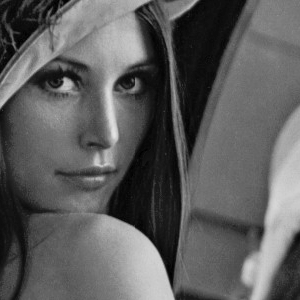
#> input picture EXERCISE4/q1.tif, 300 x 300 px
$ python EXE4_b150343cs_bastian_1a.py
#> lines starting #> are read from the running program, lines starting #| are printed output that depends on the picture
import math

import numpy as np

import matplotlib.pyplot as plt

import cv2

from pylab import *

def removal(a):
	for i in range (a.shape[0]):
    		for j in range (a.shape[0]-1,a.shape[0]-i-1,-1):
        		a[i][j]=0
	return a

def make_array(num,bits):

	arr=np.zeros((bits,),dtype=int)
	i=bits-1
	while i>=0:
		arr[i]=num%2
		num=num/2
		i=i-1
	return arr


def count_overlap(a,b,bits):
	count=0
	for i in range(bits):
		if a[i]==b[i] and a[i]==1:
			count=count+1
	return count

img=cv2.imread('q1.tif',0)
#> img is the input picture: shape (300, 300); min 0, max 228, mean 93.3
print("IMAGE")
print(img)
#> (printed output is left out)

WB=np.zeros(img.shape,dtype=float64)

n=img.shape[0]
#> n = 300
bits=int (math.log(n,2))
#> bits = 8

for x in range(n):
	x_t=np.flipud(make_array(x,bits))
	for y in range(n):
		if count_overlap(make_array(y,bits),x_t,bits)%2==0:
			WB[x][y]=1
		else:
			WB[x][y]=-1
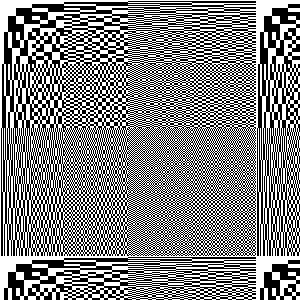
#> WB: shape (300, 300) float64; values -1 (black) and 1 (white), 50.6% white; black in thin lines or dots
print("WALSH BASIS")
print(WB)
#> (printed output is left out)

WT=np.dot(np.dot(WB,img),WB)
print("WALSH TRANSFORM")
print(WT)
#> (printed output is left out)
recons=np.dot(np.dot(WB,WT),WB)/(n*n)
print("RECONSTRUCTION")
print(recons)
#> (printed output is left out)

cv2.imwrite("1a_basis.jpg",WB*255)
cv2.imwrite("1a.jpg",WT)
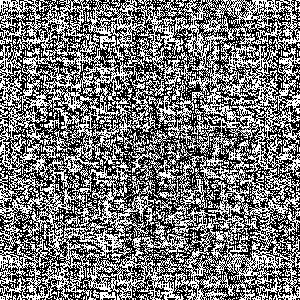
#> saved as 1a.jpg: shape (300, 300); min 0, max 255, mean 119.7
cv2.imwrite("1a_reconstruction.jpg",recons)
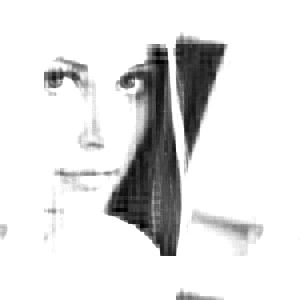
#> saved as 1a_reconstruction.jpg: shape (300, 300); min 0, max 255, mean 225.5

WB=removal(WB)
#> after the loop in removal, `for i in range (a.shape[0]):`:
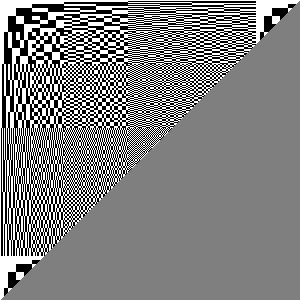
#> a: shape (300, 300) float64; min -1, max 1, mean 0.0109; drawn with min black and max white

print("WALSH BASIS CR")
print(WB)
#> (printed output is left out)

WT=np.dot(np.dot(WB,img),np.transpose(WB))
print("WALSH TRANSFORM CR")
print(WT)
#> (printed output is left out)
recons=np.dot(np.dot(np.transpose(WB),WT),WB)/(n*n)
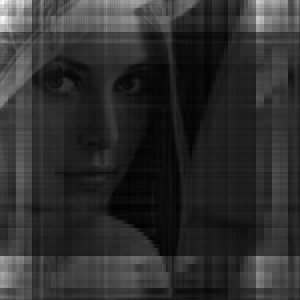
#> recons: shape (300, 300) float64; min -14.51, max 781.8, mean 131.9; drawn with min black and max white
print("RECONSTRUCTION CR")
print(recons)
#> (printed output is left out)

cv2.imwrite("1a_basis_cr.jpg",WB*255)
cv2.imwrite("1a_cr.jpg",WT)
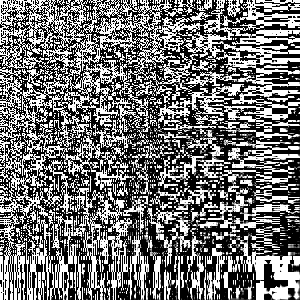
#> saved as 1a_cr.jpg: shape (300, 300); min 0, max 255, mean 114.6
cv2.imwrite("1a_reconstruction_cr.jpg",recons)
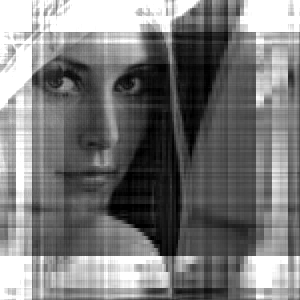
#> saved as 1a_reconstruction_cr.jpg: shape (300, 300); min 0, max 255, mean 121.8

$ run again, with EXERCISE4/q2.tif copied over EXERCISE4/q1.tif
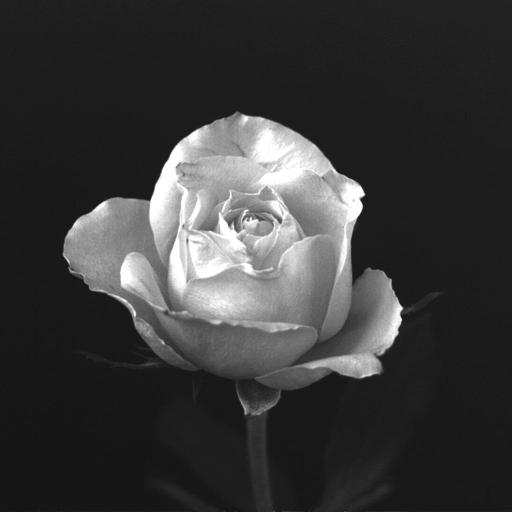
#> input picture EXERCISE4/q2.tif, 512 x 512 px
#> (printed output is left out)
#> after the loop `for x in range(n):`:
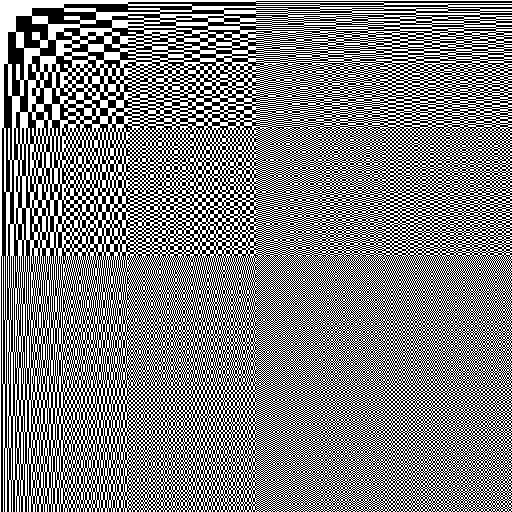
#> WB: shape (512, 512) float64; values -1 (black) and 1 (white), 50.1% white; black in thin lines or dots
#> (printed output is left out)
#> (printed output is left out)
#> (printed output is left out)
#> (printed output is left out)
#> (printed output is left out)
#> (printed output is left out)
#> `cv2.imwrite("1a_cr.jpg",WT)`:
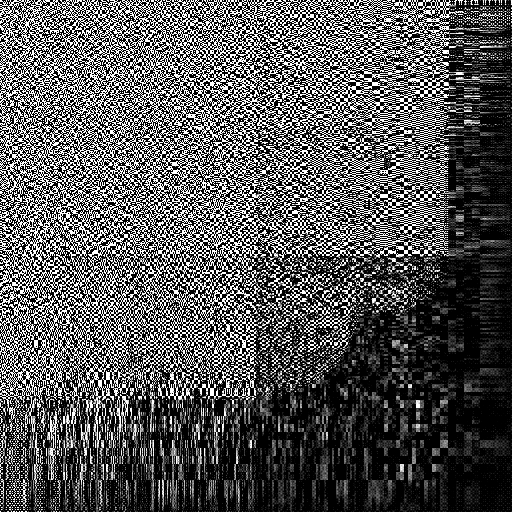
#> saved as 1a_cr.jpg: shape (512, 512); min 0, max 255, mean 87
